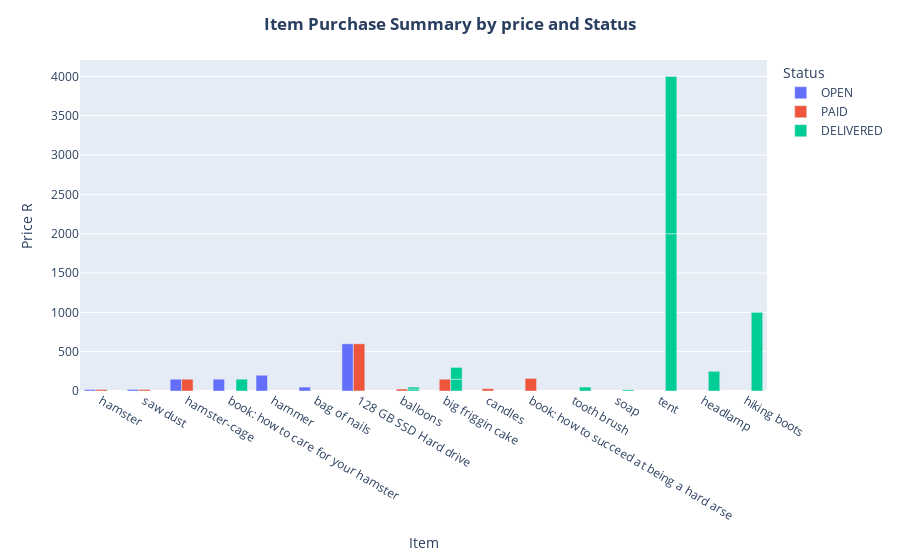

Source (notebook cell):
### Code cell
import plotly.express as px

fig = px.bar(result, x='name', y='price', color='status', barmode='group',
             hover_data=['email', 'quantity'])

fig.update_layout(
    title='<b>Item Purchase Summary by price and Status<b>',
    title_x=0.5,  
    xaxis_title='Item',
    yaxis_title='Price R',
    legend_title='Status'
)

fig.show()

### Figure 1 — Plotly figure (JSON) as saved in the notebook; plotly's stock layout.template omitted (floating-point values rounded to 4 significant figures)
{"data": [{"alignmentgroup": "True", "customdata": [["tshepo@umuzi.org", 2], ["tshepo@umuzi.org", 1], ["tshepo@umuzi.org", 1], ["tshepo@umuzi.org", 1], ["mpho@umuzi.org", 1], ["mpho@umuzi.org", 1], ["mpho@umuzi.org", 2]], "hovertemplate": "status=OPEN<br>name=%{x}<br>price=%{y}<br>email=%{customdata[0]}<br>quantity=%{customdata[1]}<extra></extra>", "legendgroup": "OPEN", "marker": {"color": "#636efa", "pattern": {"shape": ""}}, "name": "OPEN", "offsetgroup": "OPEN", "orientation": "v", "showlegend": true, "textposition": "auto", "type": "bar", "x": ["hamster", "saw dust", "hamster-cage", "book: how to care for your hamster", "hammer", "bag of nails", "128 GB SSD Hard drive"], "xaxis": "x", "y": [20, 20, 150, 150, 200, 50, 600], "yaxis": "y"}, {"alignmentgroup": "True", "customdata": [["tshepo@umuzi.org", 1], ["tshepo@umuzi.org", 1], ["tshepo@umuzi.org", 1], ["sally@umuzi.org", 1], ["sally@umuzi.org", 1], ["sally@umuzi.org", 1], ["ryan@umuzi.org", 2], ["ryan@umuzi.org", 1]], "hovertemplate": "status=PAID<br>name=%{x}<br>price=%{y}<br>email=%{customdata[0]}<br>quantity=%{customdata[1]}<extra></extra>", "legendgroup": "PAID", "marker": {"color": "#EF553B", "pattern": {"shape": ""}}, "name": "PAID", "offsetgroup": "PAID", "orientation": "v", "showlegend": true, "textposition": "auto", "type": "bar", "x": ["balloons", "big friggin cake", "candles", "hamster", "saw dust", "hamster-cage", "128 GB SSD Hard drive", "book: how to succeed at being a hard arse"], "xaxis": "x", "y": [25, 150, 30, 20, 20, 150, 600, 160], "yaxis": "y"}, {"alignmentgroup": "True", "customdata": [["tshepo@umuzi.org", 1], ["tshepo@umuzi.org", 3], ["tshepo@umuzi.org", 1], ["sally@umuzi.org", 1], ["sally@umuzi.org", 1], ["sally@umuzi.org", 1], ["sally@umuzi.org", 1], ["mo@umuzi.org", 1], ["mo@umuzi.org", 2], ["mo@umuzi.org", 1], ["mo@umuzi.org", 1]], "hovertemplate": "status=DELIVERED<br>name=%{x}<br>price=%{y}<br>email=%{customdata[0]}<br>quantity=%{customdata[1]}<extra></extra>", "legendgroup": "DELIVERED", "marker": {"color": "#00cc96", "pattern": {"shape": ""}}, "name": "DELIVERED", "offsetgroup": "DELIVERED", "orientation": "v", "showlegend": true, "textposition": "auto", "type": "bar", "x": ["tooth brush", "soap", "tent", "tent", "headlamp", "hiking boots", "book: how to care for your hamster", "balloons", "big friggin cake", "balloons", "big friggin cake"], "xaxis": "x", "y": [50, 15, 1999, 1999, 250, 1000, 150, 25, 150, 25, 150], "yaxis": "y"}], "layout": {"barmode": "group", "legend": {"title": {"text": "Status"}, "tracegroupgap": 0}, "margin": {"t": 60}, "title": {"text": "<b>Item Purchase Summary by price and Status<b>", "x": 0.5}, "xaxis": {"anchor": "y", "domain": [0, 1], "title": {"text": "Item"}}, "yaxis": {"anchor": "x", "domain": [0, 1], "title": {"text": "Price R"}}}}
